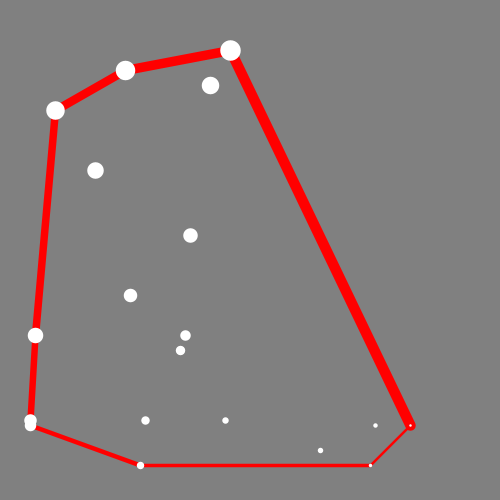
Frame 1 (no input)
Frame 60 (the mouse pressed at the canvas centre just before this capture): identical to frame 1, image omitted
Frame 120 (the mouse held since frame 60 and released just before this capture): identical to frame 1, image omitted

The Processing sketch that drew this single still picture (run headless with seeded random() and noise(); from frame 60 on, the mouse is pressed at the canvas centre):

// Processing sketch: ConvexHull
// ── ConvexHull.pde
import java.util.Arrays;
import java.util.List;

LinkedList<PVector> points = new LinkedList<PVector>(Arrays.asList(
new PVector(82,85),
new PVector(74,93),
new PVector(75,85),
new PVector(64,90),
new PVector(45,84),
new PVector(28,93),
new PVector(29,84),
new PVector(36,70),
new PVector(37,67),
new PVector(6,85),
new PVector(6,84),
new PVector(26,59),
new PVector(38,47),
new PVector(7,67),
new PVector(19,34),
new PVector(42,17),
new PVector(11,22),
new PVector(25,14),
new PVector(46,10)
));

List<PVector> hull;

final static float s = 5;
void setup() {
  size(500, 500);
  strokeWeight(1);
  hull = convexHull(new LinkedList<PVector>(points));
}

void draw() {
  background(128);
  scale(s, s);
  stroke(255, 0, 0);
  float weight = 0.5;
  
  for(int i = 0; i < hull.size(); ++i) {
    strokeWeight(weight);
    
    PVector p0 = hull.get(i);
    PVector p1 = hull.get((i+1) % hull.size());
    stroke(255, 0, 0);
    line(p0.x, p0.y, p1.x, p1.y);
    
    weight += 0.2;
  }
  
  stroke(255);
  weight = 0.5;

  for (PVector p : points) {
    strokeWeight(weight);
    point(p.x, p.y);
    weight += 0.2;
    //text(int(p.x) + "," + int(p.y), s * p.x, s * p.y + 15);
  }


}

// ── Hull.pde
import java.util.Comparator;
import java.util.Collections;
import java.util.LinkedList;

LinkedList<PVector> convexHull(LinkedList<PVector> vertices) {
  LinkedList<PVector> hull = new LinkedList<PVector>();
  
  Collections.sort(vertices, new XyComparator());
  PVector start = vertices.getFirst();
  hull.addFirst(start);
  vertices.removeFirst();
  println(start);
  Collections.sort(vertices, new AngleComparator(start));
  
  hull.addFirst(vertices.getFirst());
  vertices.removeFirst();
  hull.addFirst(vertices.getFirst());
  vertices.removeFirst();
  
  while (!vertices.isEmpty()) {
    while (!turnsToRight(hull.get(1), hull.getFirst(), vertices.getFirst())) {
      hull.removeFirst();
    }
    hull.addFirst(vertices.getFirst());
    vertices.removeFirst();
  }
  return hull;
}

class XyComparator implements Comparator<PVector> {
  public int compare(PVector a, PVector b) {
    int compY = Float.compare(a.y, b.y);
    return compY != 0 ? compY : Float.compare(a.x, b.x);
  }
}

class AngleComparator implements Comparator<PVector> {
  PVector start;
  
  AngleComparator(PVector start) {
    this.start = start;  
  }
  
  public int compare(PVector a, PVector b) {
    return Float.compare(polarAngle(start, a), polarAngle(start, b));
  }
}

float polarAngle(PVector a, PVector b) {
  return atan2(b.x - a.x, b.y - a.y);
}

boolean turnsToRight(PVector pivot, PVector a, PVector b) {
  return turnsToRight(a.copy().sub(pivot), b.copy().sub(pivot));
}

boolean turnsToRight(PVector dir0, PVector dir1) {
  float dot = dir0.x * dir1.y - dir0.y * dir1.x;
  return dot < 0;
}
